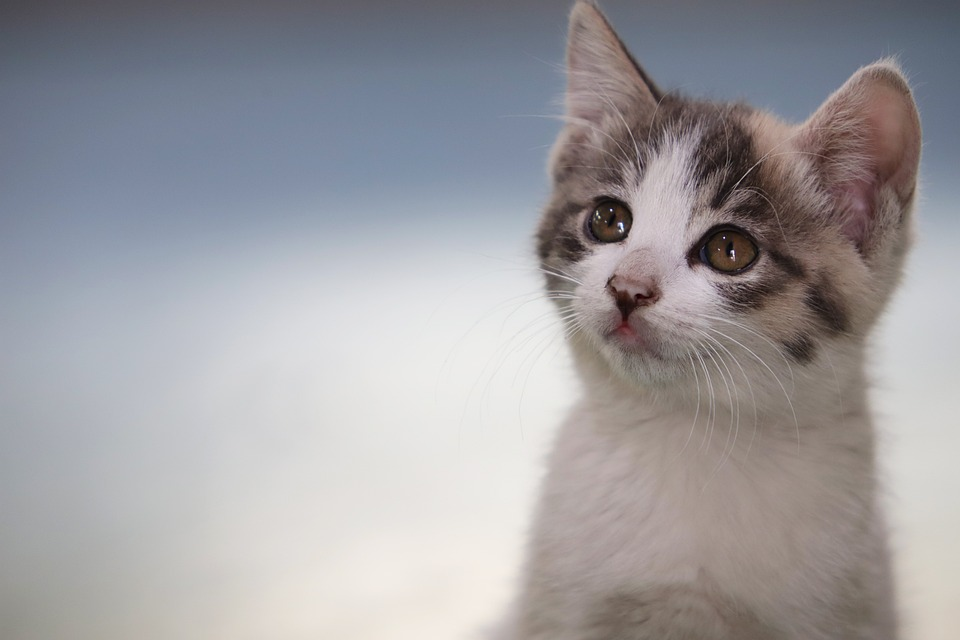
//> input picture cat.jpg, 960 x 640 px, given in place of red_rose.mp4, which was not available
$ ./ColorDetection   (built with g++ and OpenCV 4)
//> lines starting //> are read from the running program, lines starting //| are printed output that depends on the picture; after the words box and inside, x2 and y2 are one past the last pixel; in counts of white or black regions, pixels touching at a corner belong together; pictures that were not available may be replaced by others from this repository, and a replacement may not be noted
#include <iostream>
#include <opencv2/highgui/highgui.hpp>
#include <opencv2/imgproc/imgproc.hpp>

using namespace cv;
using namespace std;

int main(int argc, char **argv)
{
    VideoCapture cap("C:\\Users\\dltls\\OpenCV_C++\\video_dir\\red_rose.mp4"); // 웹캠에서 비디오 캡처

    if (!cap.isOpened()) // 웹캠을 열 수 없는 경우 프로그램 종료
    {
        cout << "Cannot open the web cam" << endl;
        return -1;
    }

    namedWindow("Control", WINDOW_AUTOSIZE); // "Control"이라는 이름의 창 생성

    // 빨간색 물체에 대한 값 가정 수치
    int iLowH = 0;
    int iHighH = 179;

    int iLowS = 0;
    int iHighS = 255;

    int iLowV = 0;
    int iHighV = 255;

    // "Control" 창에 트랙바 생성
    createTrackbar("LowH", "Control", &iLowH, 179); // Hue (0 - 179)
//> slider 'LowH' is set to 35
    createTrackbar("HighH", "Control", &iHighH, 179);

    createTrackbar("LowS", "Control", &iLowS, 255); // Saturation (0 - 255)
//> slider 'LowS' is set to 51
    createTrackbar("HighS", "Control", &iHighS, 255);

    createTrackbar("LowV", "Control", &iLowV, 255); // Value (0 - 255)
//> slider 'LowV' is set to 51
    createTrackbar("HighV", "Control", &iHighV, 255);

    while (true)
    {
        Mat imgOriginal;

        bool bSuccess = cap.read(imgOriginal); // 비디오에서 새로운 프레임 읽기
//> imgOriginal is the input picture: 640 rows x 960 cols, CV_8UC3; mean B, G, R 159.7, 156.3, 158

        if (!bSuccess) // 읽기에 실패한 경우 루프 종료
        {
            cout << "Cannot read a frame from video stream" << endl;
            break;
        }

        Mat imgHSV;

        cvtColor(imgOriginal, imgHSV, COLOR_BGR2HSV); // 캡처한 프레임을 BGR에서 HSV로 변환
//> imgHSV: 640 rows x 960 cols, CV_8UC3; mean H, S, V 63.2, 30.5, 167.3

        Mat imgThresholded;

        inRange(imgHSV, Scalar(iLowH, iLowS, iLowV), Scalar(iHighH, iHighS, iHighV), imgThresholded); // 이미지 임계값 처리
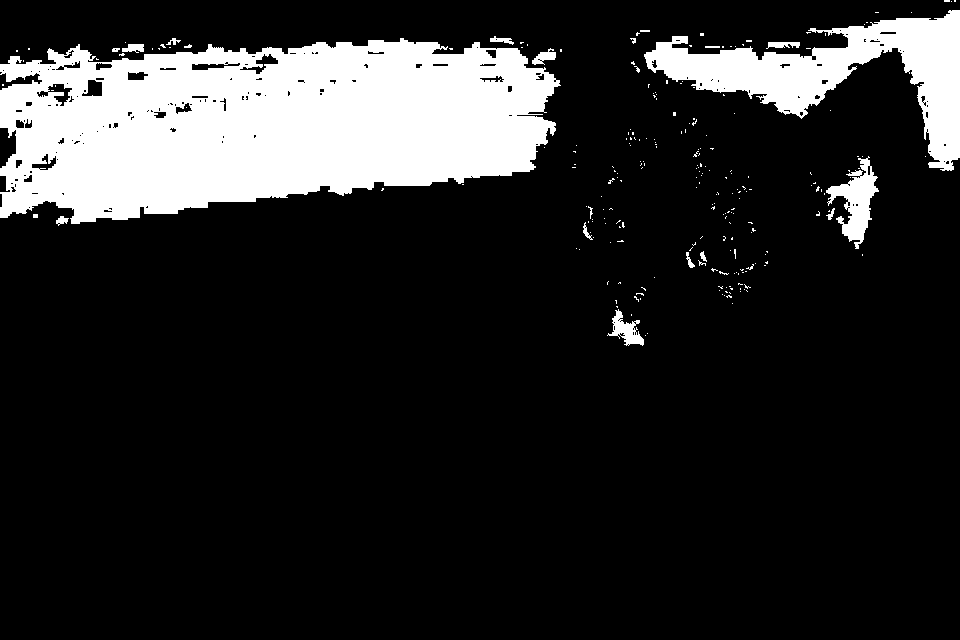
//> imgThresholded: 640 rows x 960 cols, CV_8UC1; 15.9% white; 240 white regions (219 under 20 px), largest, box (x1, y1, x2, y2) and area: (0, 38, 561, 224) 76334, (644, 10, 960, 171) 17068, (826, 156, 879, 249) 2022

        // 모폴로지 열림(전경의 작은 물체 제거)
        erode(imgThresholded, imgThresholded, getStructuringElement(MORPH_ELLIPSE, Size(5, 5)));
        dilate(imgThresholded, imgThresholded, getStructuringElement(MORPH_ELLIPSE, Size(5, 5)));

        // 모폴로지 닫힘(전경의 작은 구멍 채우기)
        dilate(imgThresholded, imgThresholded, getStructuringElement(MORPH_ELLIPSE, Size(5, 5)));
        erode(imgThresholded, imgThresholded, getStructuringElement(MORPH_ELLIPSE, Size(5, 5)));
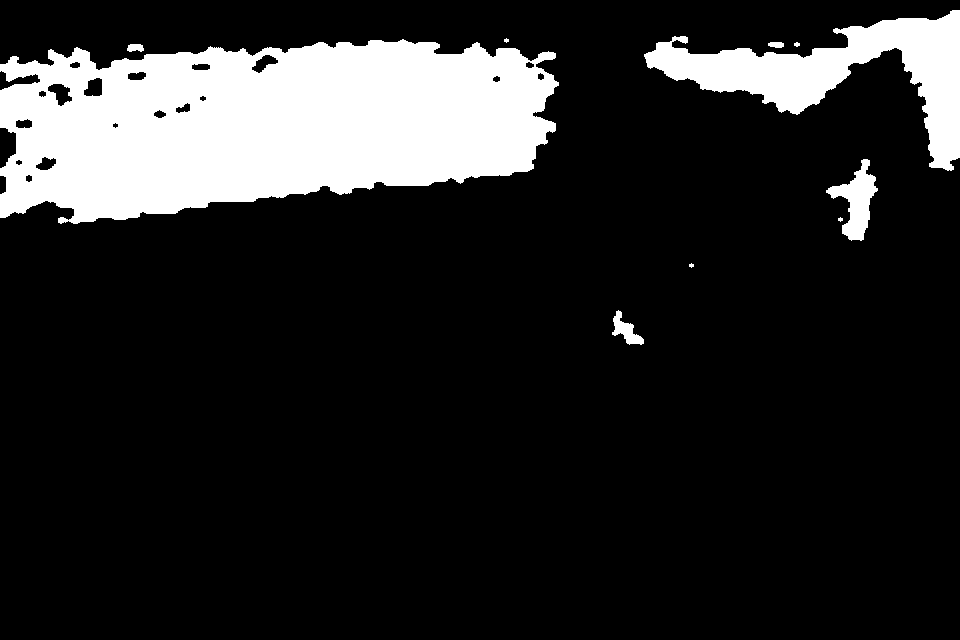
//> imgThresholded: 640 rows x 960 cols, CV_8UC1; 15.7% white; 10 white regions (3 under 20 px), largest, box (x1, y1, x2, y2) and area: (0, 39, 559, 224) 76989, (644, 10, 960, 171) 16799, (826, 159, 878, 241) 1826

        imshow("Thresholded Image", imgThresholded); // 임계값 처리된 이미지 표시
        imshow("Original", imgOriginal);             // 원본 이미지 표시

        if (waitKey(30) == 27) // 30ms 동안 'esc' 키 입력 대기. 'esc' 키가 입력되면 루프 종료
//> the Esc key is pressed
        {
            cout << "esc key is pressed by user" << endl;
            break;
        }
    }

    return 0;
}

$ run again, on dog.jpg
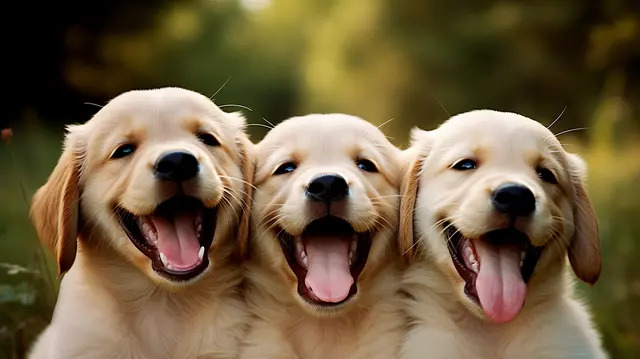
//> input picture dog.jpg, 640 x 359 px, given in place of red_rose.mp4, which was not available
//> imgOriginal is the input picture: 359 rows x 640 cols, CV_8UC3; mean B, G, R 63.8, 93.9, 112
//> imgHSV: 359 rows x 640 cols, CV_8UC3; mean H, S, V 23.2, 138.4, 112.4
//> `inRange(imgHSV, Scalar(iLowH, iLowS, iLowV), Scalar(iHighH, iHighS, iH..`:
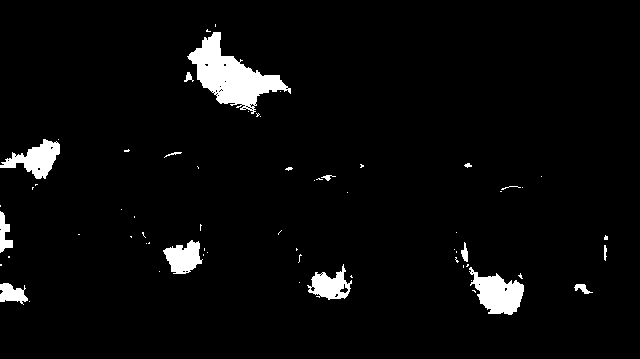
//> imgThresholded: 359 rows x 640 cols, CV_8UC1; 3.9% white; 65 white regions (50 under 20 px), largest, box (x1, y1, x2, y2) and area: (187, 32, 291, 114) 3400, (469, 267, 524, 315) 1495, (0, 139, 60, 179) 1130
//> `erode(imgThresholded, imgThresholded, getStructuringElement(MORPH_ELLI..`:
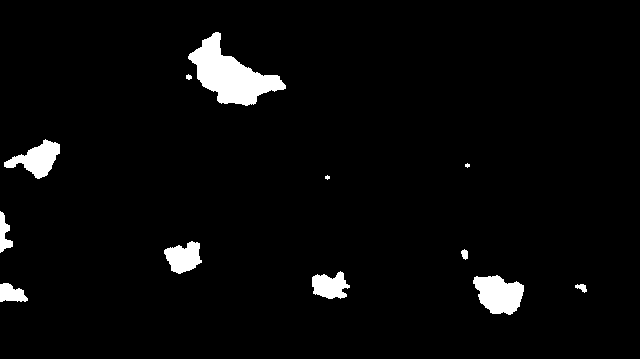
//> imgThresholded: 359 rows x 640 cols, CV_8UC1; 3.6% white; 12 white regions (2 under 20 px), largest, box (x1, y1, x2, y2) and area: (188, 32, 286, 106) 3262, (473, 275, 524, 315) 1425, (4, 139, 60, 179) 1078
